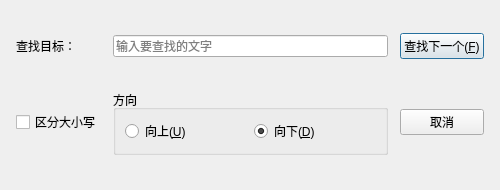
<?xml version="1.0" encoding="UTF-8"?>
<ui version="4.0">
 <class>FindDialog</class>
 <widget class="QDialog" name="FindDialog">
  <property name="geometry">
   <rect>
    <x>0</x>
    <y>0</y>
    <width>500</width>
    <height>190</height>
   </rect>
  </property>
  <property name="minimumSize">
   <size>
    <width>460</width>
    <height>180</height>
   </size>
  </property>
  <property name="windowTitle">
   <string>查找</string>
  </property>
  <layout class="QGridLayout" name="gridLayout">
   <property name="leftMargin">
    <number>16</number>
   </property>
   <property name="topMargin">
    <number>16</number>
   </property>
   <property name="rightMargin">
    <number>16</number>
   </property>
   <property name="bottomMargin">
    <number>16</number>
   </property>
   <property name="horizontalSpacing">
    <number>12</number>
   </property>
   <property name="verticalSpacing">
    <number>14</number>
   </property>
   <item row="0" column="0">
    <widget class="QLabel" name="lblFind">
     <property name="text">
      <string>查找目标：</string>
     </property>
    </widget>
   </item>
   <item row="0" column="1">
    <widget class="QLineEdit" name="edtFind">
     <property name="placeholderText">
      <string>输入要查找的文字</string>
     </property>
     <property name="clearButtonEnabled">
      <bool>true</bool>
     </property>
    </widget>
   </item>
   <item row="0" column="2">
    <widget class="QPushButton" name="btnFindNext">
     <property name="text">
      <string>查找下一个(&amp;F)</string>
     </property>
     <property name="default">
      <bool>true</bool>
     </property>
    </widget>
   </item>
   <item row="1" column="0">
    <widget class="QCheckBox" name="chkCase">
     <property name="text">
      <string>区分大小写</string>
     </property>
    </widget>
   </item>
   <item row="1" column="1">
    <widget class="QGroupBox" name="grpDirection">
     <property name="title">
      <string>方向</string>
     </property>
     <layout class="QHBoxLayout" name="horizontalLayout">
      <item>
       <widget class="QRadioButton" name="rbUp">
        <property name="text">
         <string>向上(&amp;U)</string>
        </property>
       </widget>
      </item>
      <item>
       <widget class="QRadioButton" name="rbDown">
        <property name="text">
         <string>向下(&amp;D)</string>
        </property>
        <property name="checked">
         <bool>true</bool>
        </property>
       </widget>
      </item>
     </layout>
    </widget>
   </item>
   <item row="1" column="2">
    <widget class="QPushButton" name="btnCancel">
     <property name="text">
      <string>取消</string>
     </property>
    </widget>
   </item>
  </layout>
 </widget>
 <resources/>
 <connections/>
</ui>
